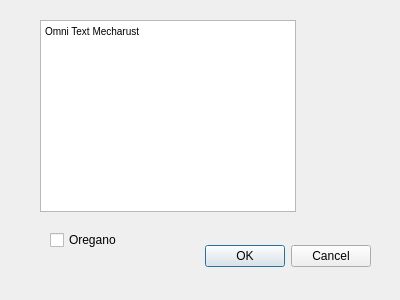
<?xml version="1.0" encoding="UTF-8"?>
<ui version="4.0">
 <class>Dialog</class>
 <widget class="QDialog" name="Dialog">
  <property name="geometry">
   <rect>
    <x>0</x>
    <y>0</y>
    <width>400</width>
    <height>300</height>
   </rect>
  </property>
  <property name="windowTitle">
   <string>Dialog</string>
  </property>
  <widget class="QDialogButtonBox" name="buttonBox">
   <property name="geometry">
    <rect>
     <x>30</x>
     <y>240</y>
     <width>341</width>
     <height>32</height>
    </rect>
   </property>
   <property name="orientation">
    <enum>Qt::Horizontal</enum>
   </property>
   <property name="standardButtons">
    <set>QDialogButtonBox::Cancel|QDialogButtonBox::Ok</set>
   </property>
  </widget>
  <widget class="QTextBrowser" name="textBrowser">
   <property name="geometry">
    <rect>
     <x>40</x>
     <y>20</y>
     <width>256</width>
     <height>192</height>
    </rect>
   </property>
   <property name="html">
    <string>&lt;!DOCTYPE HTML PUBLIC &quot;-//W3C//DTD HTML 4.0//EN&quot; &quot;http://www.w3.org/TR/REC-html40/strict.dtd&quot;&gt;
&lt;html&gt;&lt;head&gt;&lt;meta name=&quot;qrichtext&quot; content=&quot;1&quot; /&gt;&lt;style type=&quot;text/css&quot;&gt;
p, li { white-space: pre-wrap; }
&lt;/style&gt;&lt;/head&gt;&lt;body style=&quot; font-family:'MS Shell Dlg 2'; font-size:7.8pt; font-weight:400; font-style:normal;&quot;&gt;
&lt;p style=&quot; margin-top:0px; margin-bottom:0px; margin-left:0px; margin-right:0px; -qt-block-indent:0; text-indent:0px;&quot;&gt;Omni Text Mecharust&lt;/p&gt;&lt;/body&gt;&lt;/html&gt;</string>
   </property>
  </widget>
  <widget class="QCheckBox" name="checkBox">
   <property name="geometry">
    <rect>
     <x>50</x>
     <y>230</y>
     <width>81</width>
     <height>20</height>
    </rect>
   </property>
   <property name="text">
    <string>Oregano</string>
   </property>
  </widget>
 </widget>
 <resources/>
 <connections>
  <connection>
   <sender>buttonBox</sender>
   <signal>accepted()</signal>
   <receiver>Dialog</receiver>
   <slot>accept()</slot>
   <hints>
    <hint type="sourcelabel">
     <x>248</x>
     <y>254</y>
    </hint>
    <hint type="destinationlabel">
     <x>157</x>
     <y>274</y>
    </hint>
   </hints>
  </connection>
  <connection>
   <sender>buttonBox</sender>
   <signal>rejected()</signal>
   <receiver>Dialog</receiver>
   <slot>reject()</slot>
   <hints>
    <hint type="sourcelabel">
     <x>316</x>
     <y>260</y>
    </hint>
    <hint type="destinationlabel">
     <x>286</x>
     <y>274</y>
    </hint>
   </hints>
  </connection>
 </connections>
</ui>
